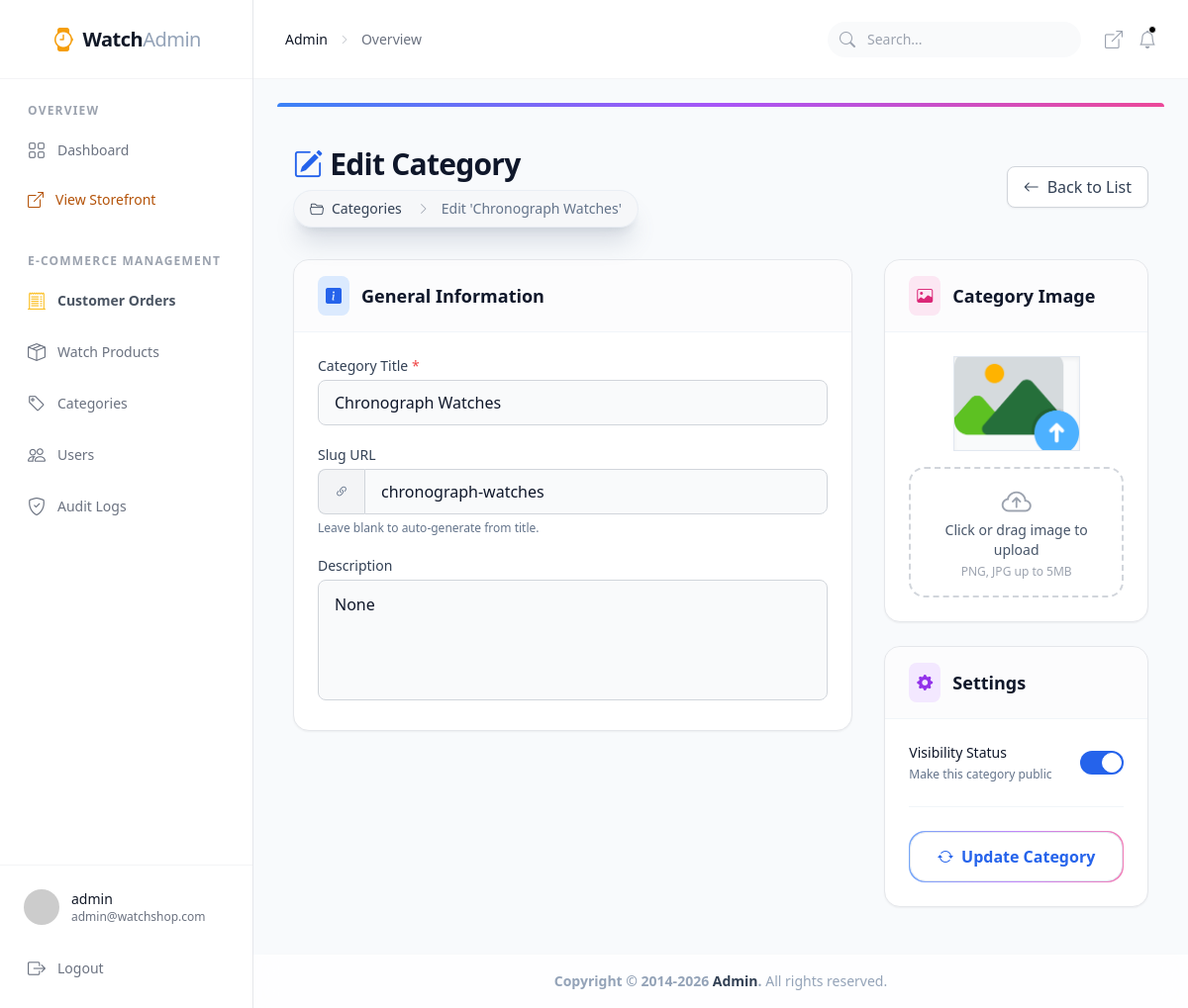
/admin/category/edit/2 (signed in), run on the app's committed database.
### models/user.py (models this page shows, shortened)
class User(UserMixin, db.Model):
    id = db.Column(db.Integer, primary_key=True)
    user_name = db.Column(db.String(80), nullable=False)
    first_name = db.Column(db.String(80), nullable=True)
    last_name = db.Column(db.String(80), nullable=True)
    email = db.Column(db.String(120), nullable=False, unique=True)
    phone = db.Column(db.String(20), nullable=True)
    address = db.Column(db.String(255), nullable=True)
    password = db.Column(db.String(120), nullable=False)
    role = db.Column(db.String(50), nullable=True, default='user')
    profile_image = db.Column(db.String(255), nullable=True)
    is_active = db.Column(db.Boolean, nullable=False, default=True)

### models/category.py (models this page shows)
class Category(db.Model):
    id = db.Column(db.Integer, primary_key=True)
    title = db.Column(db.String(120), nullable=False)
    description = db.Column(db.String(255), nullable=True)
    image_url = db.Column(db.String(255), nullable=True)
    is_active = db.Column(db.Boolean, nullable=False, default=True)
    slug = db.Column(db.String(120), nullable=True, unique=True)

### admin/category.py (the view, shortened to what this page needs)
@admin_bp.route('/category/edit/<int:id>', methods=['GET', 'POST'])
def category_edit(id):
    cat = Category.query.get_or_404(id)
    return render_template('admin/category/edit.html', c=cat)

### templates/admin/category/edit.html (shortened to what this page needs)
{% extends 'admin/master.html' %} {% block content %}
<div
  class="h-1 bg-gradient-to-r from-blue-500 via-purple-500 to-pink-500 w-full rounded-t-lg mb-4"
></div>
<div class="container mx-auto px-4 py-6">
  <div
    class="flex flex-col md:flex-row justify-between items-start md:items-center mb-8 gap-4"
  >
    <div>
      <h1
        class="text-3xl font-bold text-slate-900 tracking-tight flex items-center gap-2"
      >
        <i class="bi bi-pencil-square text-blue-600"></i> Edit Category
      </h1>
      <nav class="flex mt-2" aria-label="Breadcrumb">
        <ol
          class="inline-flex items-center space-x-1 md:space-x-3 bg-gray-100/50 px-4 py-2 rounded-full border border-slate-200/60 shadow-xl shadow-brand-500/20 backdrop-blur-sm"
        >
          <li class="inline-flex items-center">
            <a
              href="{{ url_for('admin_bp.category') }}"
              class="inline-flex items-center text-sm font-medium text-slate-700 hover:text-blue-600 transition-colors"
            >
              <i class="bi bi-folder2-open mr-2"></i> Categories
            </a>
          </li>
          <li>
            <div class="flex items-center">
              <i class="bi bi-chevron-right text-gray-400 text-xs mx-1"></i>
              <span class="text-sm font-medium text-slate-500 ml-1 md:ml-2"
                >Edit '{{ c.title }}'</span
              >
            </div>
          </li>
        </ol>
      </nav>
    </div>
    <a
      href="{{ url_for('admin_bp.category') }}"
      class="inline-flex items-center px-4 py-2 bg-white border border-gray-300 rounded-lg text-slate-700 shadow-sm hover:bg-gray-50 hover:text-blue-600 focus:outline-none focus:ring-2 focus:ring-offset-2 focus:ring-blue-500 transition-all duration-200"
    >
      <i class="bi bi-arrow-left mr-2"></i> Back to List
    </a>
  </div>
  <form
    action="{{ url_for('admin_bp.category_edit', id=c.id) }}"
    method="POST"
    enctype="multipart/form-data"
    class="w-full"
  >
    <div class="grid grid-cols-1 lg:grid-cols-3 gap-8">
      <div class="lg:col-span-2 space-y-6">
        <div
          class="bg-white rounded-2xl shadow-sm border border-gray-200 overflow-hidden"
        >
          <div
            class="px-6 py-4 border-b border-slate-100 bg-gray-50/50 flex items-center gap-3"
          >
            <div class="p-2 bg-blue-100 text-blue-600 rounded-lg">
              <i class="bi bi-info-square-fill"></i>
            </div>
            <h2 class="text-lg font-semibold text-slate-900">
              General Information
            </h2>
          </div>
          <div class="p-6 space-y-5">
            <div>
              <label
                for="title"
                class="block text-sm font-medium text-slate-700 mb-1"
                >Category Title <span class="text-red-500">*</span></label
              >
              <input
                type="text"
                id="title"
                name="title"
                required
                value="{{ c.title }}"
                class="w-full px-4 py-2.5 bg-gray-50 border border-gray-300 rounded-lg text-slate-900 focus:ring-2 focus:ring-blue-500 focus:border-blue-500 transition-colors duration-200 outline-none hover:bg-white"
                placeholder="e.g. Technology"
              />
            </div>
            <div>
              <label
                for="slug"
                class="block text-sm font-medium text-slate-700 mb-1"
                >Slug URL</label
              >
              <div class="flex rounded-lg">
                <span
                  class="inline-flex items-center px-4 rounded-l-lg border border-r-0 border-gray-300 bg-gray-100 text-slate-500 text-sm"
                >
                  <i class="bi bi-link-45deg"></i>
                </span>
                <input
                  type="text"
                  id="slug"
                  name="slug"
                  value="{{ c.slug }}"
                  class="flex-1 min-w-0 block w-full px-4 py-2.5 bg-gray-50 border border-gray-300 rounded-r-lg text-slate-900 focus:ring-2 focus:ring-blue-500 focus:border-blue-500 transition-colors duration-200 outline-none hover:bg-white"
                  placeholder="technology-news"
                />
              </div>
              <p class="mt-1.5 text-xs text-slate-500">
                Leave blank to auto-generate from title.
              </p>
            </div>
            <div>
              <label
                for="description"
                class="block text-sm font-medium text-slate-700 mb-1"
                >Description</label
              >
              <textarea
                id="description"
                name="description"
                rows="4"
                class="w-full px-4 py-3 bg-gray-50 border border-gray-300 rounded-lg text-slate-900 focus:ring-2 focus:ring-blue-500 focus:border-blue-500 transition-colors duration-200 outline-none hover:bg-white resize-none"
                placeholder="Write a short description about this category..."
              >
{{ c.description }}</textarea
              >
            </div>
          </div>
        </div>
      </div>
      <div class="space-y-6">
        <div
          class="bg-white rounded-2xl shadow-sm border border-gray-200 overflow-hidden"
        >
          <div
            class="px-6 py-4 border-b border-slate-100 bg-gray-50/50 flex items-center gap-3"
          >
            <div class="p-2 bg-pink-100 text-pink-600 rounded-lg">
              <i class="bi bi-image"></i>
            </div>
            <h2 class="text-lg font-semibold text-slate-900">Category Image</h2>
          </div>
          <div class="p-6">
            <div
              class="mb-4 w-32 h-24 mx-auto overflow-hidden bg-gray-50 border border-slate-200 shadow-inner flex items-center justify-center relative group"
            >
              <img
                id="imagePreview"
                src="{{ c.image_url or url_for('static', filename='image/image-upload.png') }}"
                alt="Preview"
                class="w-full h-full object-cover"
              />
            </div>
            <div class="relative group cursor-pointer">
              <div
                class="border-2 border-dashed border-gray-300 rounded-2xl p-4 text-center group-hover:border-blue-500 group-hover:bg-blue-50 transition-all duration-300"
              >
                <i
                  class="bi bi-cloud-arrow-up text-3xl text-gray-400 group-hover:text-blue-500 mb-2"
                ></i>
                <p
                  class="text-sm font-medium text-slate-600 group-hover:text-blue-600"
                >
                  Click or drag image to upload
                </p>
                <p class="text-xs text-gray-400 mt-1">PNG, JPG up to 5MB</p>
              </div>
            </div>
          </div>
        </div>
        <div
          class="bg-white rounded-2xl shadow-sm border border-gray-200 overflow-hidden"
        >
          <div
            class="px-6 py-4 border-b border-slate-100 bg-gray-50/50 flex items-center gap-3"
          >
            <div class="p-2 bg-purple-100 text-purple-600 rounded-lg">
              <i class="bi bi-gear-fill"></i>
            </div>
            <h2 class="text-lg font-semibold text-slate-900">Settings</h2>
          </div>
          <div class="p-6">
            <div class="flex items-center justify-between">
              <div>
                <h3 class="text-sm font-medium text-slate-900">
                  Visibility Status
                </h3>
                <p class="text-xs text-slate-500 mt-1">
                  Make this category public
                </p>
              </div>
              <label
                for="is_active"
                class="relative inline-flex items-center cursor-pointer"
              >
                <div
                  class="w-11 h-6 bg-gray-200 peer-focus:outline-none peer-focus:ring-4 peer-focus:ring-blue-300 rounded-full peer peer-checked:after:translate-x-full peer-checked:after:border-white after:content-[''] after:absolute after:top-[2px] after:left-[2px] after:bg-white after:border-gray-300 after:border after:rounded-full after:h-5 after:w-5 after:transition-all peer-checked:bg-blue-600"
                ></div>
              </label>
            </div>
            <div class="mt-6 pt-6 border-t border-slate-100">
              <button
                type="submit"
                class="w-full relative group overflow-hidden rounded-2xl p-[1px]"
              >
                <div
                  class="relative px-6 py-3 bg-white border border-slate-200 rounded-2xl group-hover:bg-gray-50 transition-all duration-200"
                >
                  <span
                    class="relative flex items-center justify-center gap-2 text-blue-600 font-semibold group-hover:text-slate-900 transition-colors duration-300"
                  >
                    <i class="bi bi-arrow-repeat"></i> Update Category
                  </span>
                </div>
              </button>
            </div>
          </div>
        </div>
      </div>
    </div>
  </form>
</div>
{% endblock %}

### templates/admin/partials/_sidebar.html
<aside
  class="w-full md:w-64 bg-white border-r border-gray-200 flex flex-col min-h-screen shrink-0 relative z-10"
>
  <div class="flex items-center justify-center h-20 border-b border-gray-100">
    <a
      href="{{ url_for('admin_bp.dashboard') }}"
      class="text-xl font-extrabold tracking-tight text-gray-900 flex items-center gap-2"
    >
      <i class="bi bi-watch text-amber-500 text-2xl"></i>
      <span>Watch<span class="text-slate-400 font-normal">Admin</span></span>
    </a>
  </div>
  <div class="flex-1 overflow-y-auto py-6 px-4">
    <nav class="space-y-8">
      <div>
        <div
          class="px-3 mb-2 text-xs font-bold uppercase tracking-widest text-gray-400"
        >
          Overview
        </div>
        <ul class="space-y-1">
          <li>
            <a
              href="{{ url_for('admin_bp.dashboard') }}"
              class="flex items-center px-3 py-2.5 rounded-lg text-sm font-medium transition-all {% if request.endpoint == 'admin_bp.dashboard' %}bg-gray-100 text-gray-900 shadow-sm{% else %}text-gray-500 hover:bg-gray-50 hover:text-gray-900{% endif %}"
            >
              <i class="bi bi-grid mr-3 text-lg"></i> Dashboard
            </a>
          </li>
          <li>
            <a
              href="{{ url_for('front_bp.home') }}"
              target="_blank"
              class="flex items-center px-3 py-2.5 rounded-lg text-sm font-medium text-amber-700 hover:bg-amber-50 transition-all"
            >
              <i class="bi bi-box-arrow-up-right mr-3 text-base"></i> View Storefront
            </a>
          </li>
        </ul>
      </div>
      <div>
        <div
          class="px-3 mb-2 text-xs font-bold uppercase tracking-widest text-gray-400"
        >
          E-Commerce Management
        </div>
        <ul class="space-y-1">
          <li>
            <a
              href="{{ url_for('admin_bp.order_list') }}"
              class="flex items-center px-3 py-2.5 rounded-lg text-sm font-semibold transition-all {% if 'order' in request.endpoint %}bg-slate-900 text-white shadow-sm{% else %}text-gray-600 hover:bg-gray-50 hover:text-gray-900{% endif %}"
            >
              <i class="bi bi-receipt-cutoff mr-3 text-lg text-amber-400"></i> Customer Orders
            </a>
          </li>
          <li>
            <a
              href="{{ url_for('admin_bp.product') }}"
              class="flex items-center px-3 py-2.5 rounded-lg text-sm font-medium transition-all {% if 'product' in request.endpoint %}bg-gray-100 text-gray-900 shadow-sm{% else %}text-gray-500 hover:bg-gray-50 hover:text-gray-900{% endif %}"
            >
              <i class="bi bi-box-seam mr-3 text-lg"></i> Watch Products
            </a>
          </li>
          <li>
            <a
              href="{{ url_for('admin_bp.category') }}"
              class="flex items-center px-3 py-2.5 rounded-lg text-sm font-medium transition-all {% if request.endpoint == 'admin_bp.category' %}bg-gray-100 text-gray-900 shadow-sm{% else %}text-gray-500 hover:bg-gray-50 hover:text-gray-900{% endif %}"
            >
              <i class="bi bi-tag mr-3 text-lg"></i> Categories
            </a>
          </li>
          <li>
            <a
              href="{{ url_for('admin_bp.user') }}"
              class="flex items-center px-3 py-2.5 rounded-lg text-sm font-medium transition-all {% if request.endpoint == 'admin_bp.user' %}bg-gray-100 text-gray-900 shadow-sm{% else %}text-gray-500 hover:bg-gray-50 hover:text-gray-900{% endif %}"
            >
              <i class="bi bi-people mr-3 text-lg"></i> Users
            </a>
          </li>
          <li>
            <a
              href="{{ url_for('admin_bp.audit_logs') }}"
              class="flex items-center px-3 py-2.5 rounded-lg text-sm font-medium transition-all {% if request.endpoint == 'admin_bp.audit_logs' %}bg-gray-100 text-gray-900 shadow-sm{% else %}text-gray-500 hover:bg-gray-50 hover:text-gray-900{% endif %}"
            >
              <i class="bi bi-shield-check mr-3 text-lg"></i> Audit Logs
            </a>
          </li>
        </ul>
      </div>
    </nav>
  </div>
  <div class="p-4 border-t border-gray-100">
    <div
      class="flex items-center gap-3 p-2 rounded-lg hover:bg-gray-50 cursor-pointer transition-colors"
    >
      <img
        src="https://ui-avatars.com/api/?name={{ current_user.user_name }}&background=000&color=fff"
        class="w-9 h-9 rounded-full object-cover"
      />
      <div class="flex-1 min-w-0">
        <p class="text-sm font-medium text-gray-900 truncate">
          {{ current_user.user_name }}
        </p>
        <p class="text-xs text-gray-500 truncate">{{ current_user.email }}</p>
      </div>
    </div>
    <a
      href="{{ url_for('auth.logout') }}"
      class="mt-3 flex items-center px-3 py-2.5 rounded-lg text-sm font-medium text-gray-500 hover:bg-red-50 hover:text-red-700 transition-colors"
    >
      <i class="bi bi-box-arrow-right mr-3 text-lg"></i> Logout
    </a>
  </div>
</aside>

### data on the page
User: user_name "admin", email "admin@watchshop.com"
Category: title "Chronograph Watches", slug "chronograph-watches", description "None"
